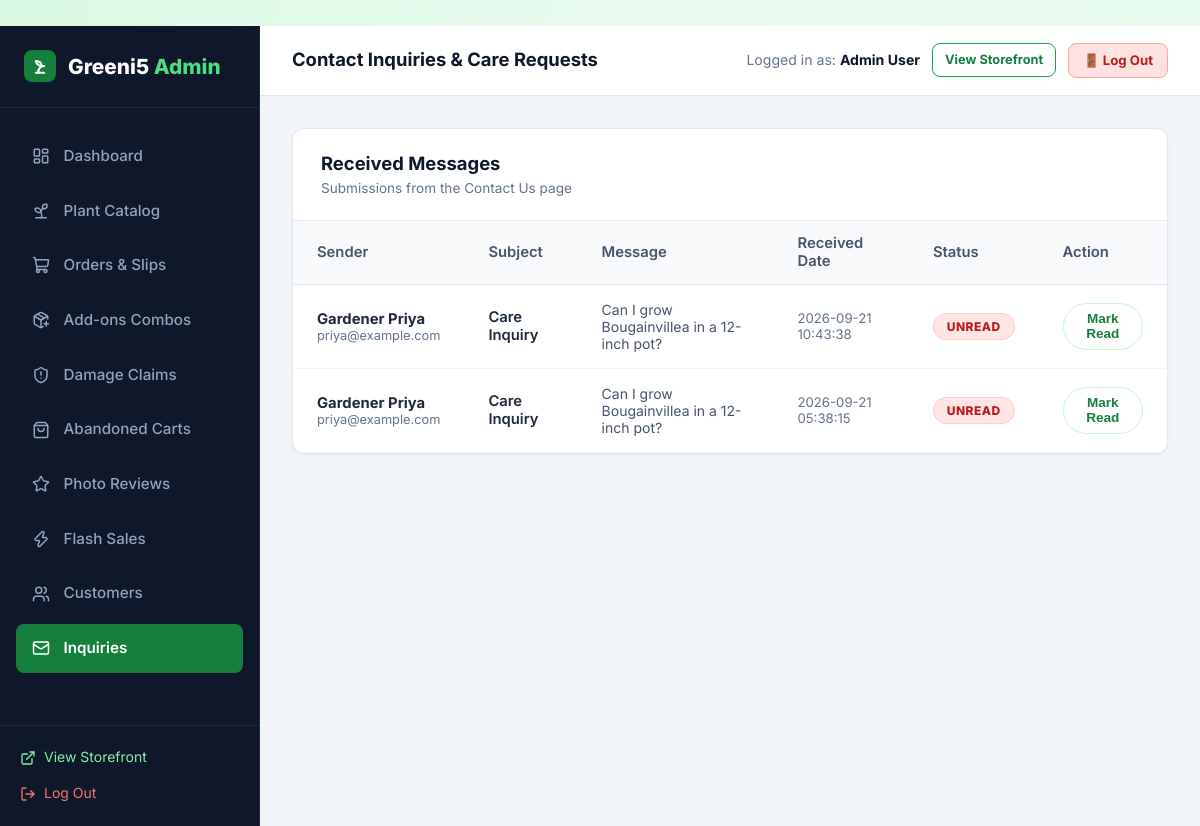
The app's page /admin/messages (signed in), older data.
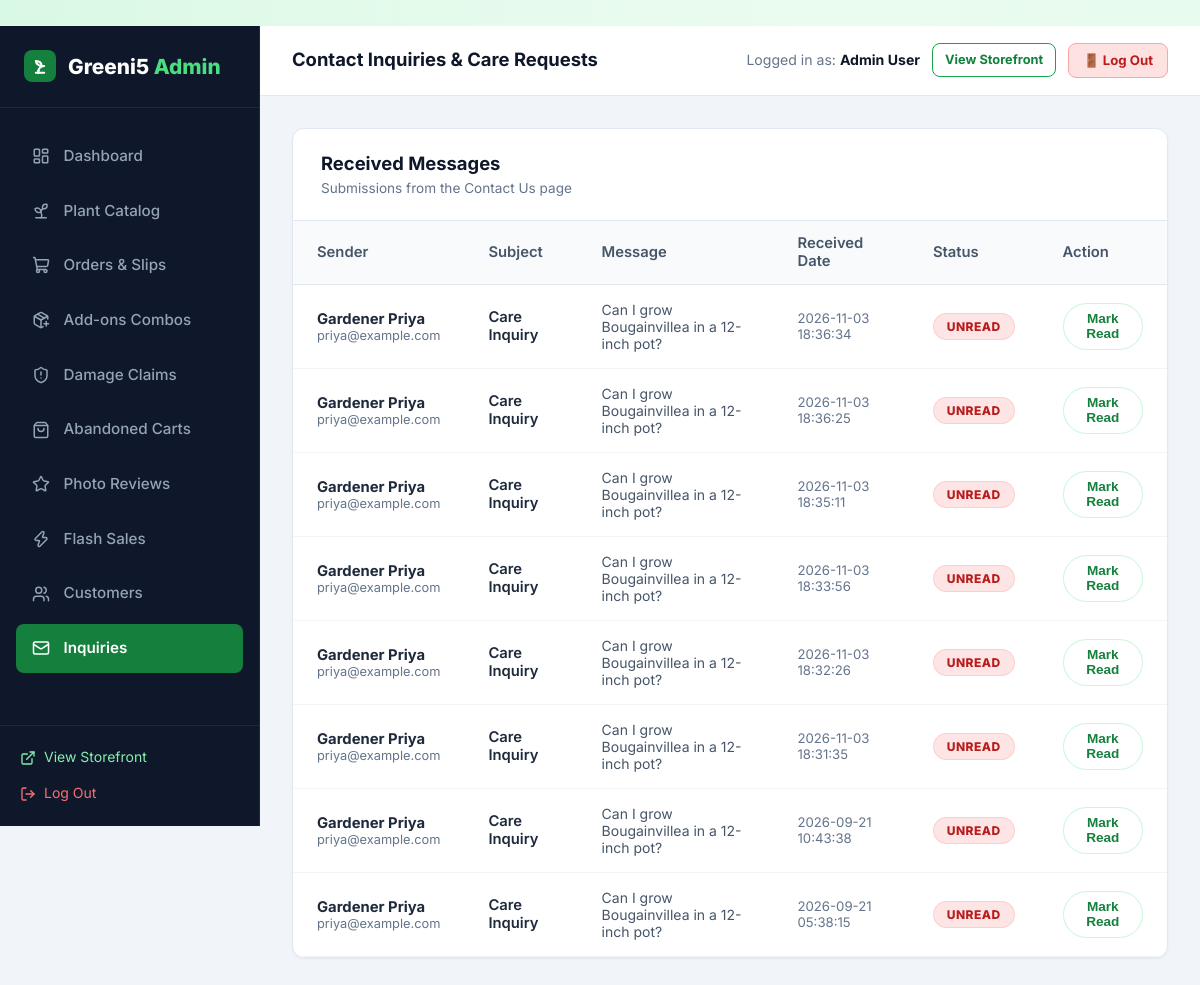
The same page, newer data.
### tables this page shows
CREATE TABLE users (
    id INTEGER PRIMARY KEY AUTOINCREMENT,
    name TEXT NOT NULL,
    email TEXT UNIQUE NOT NULL,
    password_hash TEXT NOT NULL,
    role TEXT NOT NULL DEFAULT 'customer',
    phone TEXT,
    created_at TIMESTAMP DEFAULT CURRENT_TIMESTAMP
);

CREATE TABLE contact_messages (
    id INTEGER PRIMARY KEY AUTOINCREMENT,
    name TEXT NOT NULL,
    email TEXT NOT NULL,
    subject TEXT NOT NULL,
    message TEXT NOT NULL,
    is_read INTEGER DEFAULT 0,
    created_at TIMESTAMP DEFAULT CURRENT_TIMESTAMP
);

### app.py (the view)
@app.route('/admin/messages')
@admin_required
def admin_messages():
    messages = query_db('SELECT * FROM contact_messages ORDER BY created_at DESC')
    return render_template('admin/messages.html', messages=messages)

### app.py (called while the page is built)
@app.after_request
def add_cache_control_headers(response):
    if response.content_type and 'text/html' in response.content_type:
        response.headers['Cache-Control'] = 'no-cache, no-store, must-revalidate, max-age=0'
        response.headers['Pragma'] = 'no-cache'
        response.headers['Expires'] = '0'
    return response

def admin_required(f):
    @wraps(f)
    def decorated_function(*args, **kwargs):
        if 'user_id' not in session:
            flash('Admin authentication required.', 'warning')
            return redirect(url_for('login', next=request.full_path.rstrip('?')))
        user = query_db('SELECT role FROM users WHERE id = ?', (session['user_id'],), one=True)
        if not user or user['role'] != 'admin':
            flash('Access denied. Administrator privileges required.', 'danger')
            return redirect(url_for('index'))
        return f(*args, **kwargs)
    return decorated_function

### database.py (called while the page is built)
def get_db():
    db = getattr(g, '_database', None)
    if db is None:
        db = g._database = sqlite3.connect(DATABASE)
        db.row_factory = sqlite3.Row
        db.execute('PRAGMA foreign_keys = ON;')
    return db

def query_db(query, args=(), one=False):
    cur = get_db().execute(query, args)
    rv = cur.fetchall()
    cur.close()
    return (rv[0] if rv else None) if one else rv

### templates/admin/messages.html (shortened to what this page needs)
﻿{% extends "admin/base_admin.html" %}
{% block page_title %}Contact Inquiries & Care Requests{% endblock %}
{% block admin_content %}
<div class="admin-card">
  <div class="admin-card-header">
    <div>
      <h3>Received Messages</h3>
      <p style="font-size: 0.85rem; color: #64748b;">Submissions from the Contact Us page</p>
    </div>
  </div>
  <div class="table-responsive">
    <table class="admin-table">
      <thead>
        <tr>
          <th>Sender</th>
          <th>Subject</th>
          <th>Message</th>
          <th>Received Date</th>
          <th>Status</th>
          <th>Action</th>
        </tr>
      </thead>
      <tbody>
        {% if messages %}
          {% for msg in messages %}
            <tr>
              <td>
                <div style="font-weight: 700;">{{ msg.name }}</div>
                <div style="font-size: 0.8rem; color: #64748b;">{{ msg.email }}</div>
              </td>
              <td style="font-weight: 600;">{{ msg.subject }}</td>
              <td style="max-width: 320px; font-size: 0.875rem; color: #475569;">{{ msg.message }}</td>
              <td style="font-size: 0.825rem; color: #64748b;">{{ msg.created_at }}</td>
              <td>
                {% if msg.is_read %}
                  <span class="badge badge-stock-in">Read</span>
                {% else %}
                  <span class="badge badge-discount">Unread</span>
                {% endif %}
              </td>
              <td>
                {% if not msg.is_read %}
                  <form action="{{ url_for('admin_message_mark_read', msg_id=msg.id) }}" method="POST">
                    <button type="submit" class="btn btn-secondary btn-sm">Mark Read</button>
                  </form>
                {% else %}
                  <span style="font-size: 0.8rem; color: #94a3b8;">✓ Closed</span>
                {% endif %}
              </td>
            </tr>
          {% endfor %}
        {% else %}
          <tr>
            <td colspan="6" style="text-align: center; padding: 3rem; color: #64748b;">
              No contact messages received yet.
            </td>
          </tr>
        {% endif %}
      </tbody>
    </table>
  </div>
</div>
{% endblock %}

### templates/admin/base_admin.html (shortened to what this page needs)
<!DOCTYPE html>
<html lang="en">
<head>
  <link rel="stylesheet" href="{{ url_for('static', filename='css/style.css') }}?v={{ asset_version }}">
  <link rel="stylesheet" href="{{ url_for('static', filename='css/admin.css') }}?v={{ asset_version }}">
</head>
<body>
<div class="admin-layout">
  <aside class="admin-sidebar">
    <div class="admin-brand">
      <div class="leaf-icon" style="width: 32px; height: 32px; background: #15803d; border-radius: 8px; display: flex; align-items: center; justify-content: center; color: white;">
        <svg width="20" height="20" viewBox="0 0 24 24" fill="none" stroke="#ffffff" stroke-width="2.4" stroke-linecap="round" stroke-linejoin="round">
          <path d="M7 20h10"/>
          <path d="M10 20c0-4.4 2-8 7-8"/>
          <path d="M14 12c-3.5 0-6.5-2.5-7-6 4 0 7 2 7 6Z" fill="rgba(255,255,255,0.25)"/>
          <path d="M10 20v-3"/>
        </svg>
      </div>
      <div>Greeni5 <span>Admin</span></div>
    </div>
    <ul class="admin-nav">
      <li>
        <a href="{{ url_for('admin_dashboard') }}" class="{{ 'active' if request.endpoint == 'admin_dashboard' else '' }}">
          <i data-lucide="layout-dashboard" style="width: 18px;"></i> Dashboard
        </a>
      </li>
      <li>
        <a href="{{ url_for('admin_plants') }}" class="{{ 'active' if request.endpoint in ['admin_plants', 'admin_plant_add', 'admin_plant_edit'] else '' }}">
          <i data-lucide="sprout" style="width: 18px;"></i> Plant Catalog
        </a>
      </li>
      <li>
        <a href="{{ url_for('admin_orders') }}" class="{{ 'active' if request.endpoint == 'admin_orders' else '' }}">
          <i data-lucide="shopping-cart" style="width: 18px;"></i> Orders & Slips
        </a>
      </li>
      <li>
        <a href="{{ url_for('admin_addons') }}" class="{{ 'active' if request.endpoint == 'admin_addons' else '' }}">
          <i data-lucide="package-plus" style="width: 18px;"></i> Add-ons Combos
        </a>
      </li>
      <li>
        <a href="{{ url_for('admin_replacements') }}" class="{{ 'active' if request.endpoint == 'admin_replacements' else '' }}">
          <i data-lucide="shield-alert" style="width: 18px;"></i> Damage Claims
        </a>
      </li>
      <li>
        <a href="{{ url_for('admin_abandoned_carts') }}" class="{{ 'active' if request.endpoint == 'admin_abandoned_carts' else '' }}">
          <i data-lucide="shopping-bag" style="width: 18px;"></i> Abandoned Carts
        </a>
      </li>
      <li>
        <a href="{{ url_for('admin_reviews') }}" class="{{ 'active' if request.endpoint == 'admin_reviews' else '' }}">
          <i data-lucide="star" style="width: 18px;"></i> Photo Reviews
        </a>
      </li>
      <li>
        <a href="{{ url_for('admin_promotions') }}" class="{{ 'active' if request.endpoint == 'admin_promotions' else '' }}">
          <i data-lucide="zap" style="width: 18px;"></i> Flash Sales
        </a>
      </li>
      <li>
        <a href="{{ url_for('admin_customers') }}" class="{{ 'active' if request.endpoint == 'admin_customers' else '' }}">
          <i data-lucide="users" style="width: 18px;"></i> Customers
        </a>
      </li>
      <li>
        <a href="{{ url_for('admin_messages') }}" class="{{ 'active' if request.endpoint == 'admin_messages' else '' }}">
          <i data-lucide="mail" style="width: 18px;"></i> Inquiries
        </a>
      </li>
    </ul>
    <div class="admin-sidebar-footer">
      <a href="{{ url_for('index') }}" style="display: flex; align-items: center; gap: 0.5rem; color: #86efac; font-size: 0.875rem; margin-bottom: 0.75rem;">
        <i data-lucide="external-link" style="width: 16px;"></i> View Storefront
      </a>
      <a href="{{ url_for('logout') }}" style="display: flex; align-items: center; gap: 0.5rem; color: #f87171; font-size: 0.875rem;">
        <i data-lucide="log-out" style="width: 16px;"></i> Log Out
      </a>
    </div>
  </aside>
  <div class="admin-main">
    <header class="admin-topbar">
      <div style="font-weight: 700; font-size: 1.15rem; color: #0f172a;">
        {% block page_title %}Overview Dashboard{% endblock %}
      </div>
      <div style="display: flex; align-items: center; gap: 0.75rem;">
        <span style="font-size: 0.88rem; color: #64748b;">Logged in as: <strong style="color: #0f172a;">{{ current_user.name }}</strong></span>
        <a href="{{ url_for('index') }}" class="btn btn-outline btn-sm" style="font-size: 0.8rem; padding: 6px 12px; border-radius: 8px;">
          View Storefront
        </a>
        <a href="{{ url_for('logout') }}" class="btn btn-sm" style="background: #fee2e2; color: #b91c1c; border: 1.5px solid #fca5a5; font-size: 0.825rem; padding: 6px 14px; border-radius: 8px; font-weight: 700; text-decoration: none;">
          🚪 Log Out
        </a>
      </div>
    </header>
    <main class="admin-content">
      {% block admin_content %}{% endblock %}
    </main>
  </div>
</div>
</body>
</html>

### static/css/style.css (style rules this page uses)
:root { --primary: #16a34a; --primary-hover: #15803d; --primary-glow: rgba(34, 197, 94, 0.4); --primary-light: rgba(220, 252, 231, 0.7); --primary-border: rgba(187, 247, 208, 0.8); --accent: #f59e0b; --text-main: #0e331c; --text-muted: #3d5e49; --text-light: #73947f; --glass-bg: rgba(255, 255, 255, 0.75); --glass-bg-hover: rgba(255, 255, 255, 0.9); --glass-bg-subtle: rgba(240, 253, 244, 0.65); --glass-border: rgba(255, 255, 255, 0.85); --glass-border-green: rgba(134, 239, 172, 0.5); --glass-shadow: 0 10px 30px 0 rgba(22, 101, 52, 0.07), inset 0 1px 1px 0 rgba(255, 255, 255, 0.9); --glass-shadow-hover: 0 18px 40px 0 rgba(22, 163, 74, 0.16), inset 0 1px 2px 0 rgba(255, 255, 255, 1); --glass-blur: blur(16px); --radius-sm: 10px; --radius: 16px; --radius-lg: 24px; --radius-full: 9999px; --transition: all 0.3s cubic-bezier(0.16, 1, 0.3, 1); }
*, *::before, *::after { box-sizing: border-box; margin: 0; padding: 0; }
body { font-family: 'Inter', system-ui, -apple-system, BlinkMacSystemFont, "Segoe UI", Roboto, sans-serif; background-color: #f1fbf4; background-image: radial-gradient(at 0% 0%, rgba(187, 247, 208, 0.45) 0px, transparent 50%), radial-gradient(at 100% 0%, rgba(220, 252, 231, 0.5) 0px, transparent 50%), radial-gradient(at 50% 50%, rgba(240, 253, 244, 0.6) 0px, transparent 60%), radial-gradient(at 100% 100%, rgba(187, 247, 208, 0.4) 0px, transparent 50%); background-attachment: fixed; color: var(--text-main); line-height: 1.6; min-height: 100vh; display: flex; flex-direction: column; }
a { color: inherit; text-decoration: none; transition: var(--transition); }
.btn { display: inline-flex; align-items: center; justify-content: center; gap: 0.5rem; padding: 0.72rem 1.6rem; border-radius: var(--radius-full); font-weight: 700; font-size: 0.95rem; border: 1px solid transparent; cursor: pointer; position: relative; overflow: hidden; transition: var(--transition); }
.btn-outline { background: rgba(255, 255, 255, 0.7); backdrop-filter: blur(8px); border: 1.5px solid var(--primary); color: #15803d; box-shadow: var(--shadow-sm); }
.btn-secondary { background: rgba(255, 255, 255, 0.85); backdrop-filter: blur(8px); color: #15803d; border: 1.5px solid var(--primary-border); box-shadow: var(--shadow-sm); }
.btn-sm { padding: 0.45rem 1.05rem; font-size: 0.85rem; }
.badge { display: inline-flex; align-items: center; gap: 0.25rem; padding: 0.3rem 0.8rem; border-radius: var(--radius-full); font-size: 0.75rem; font-weight: 800; text-transform: uppercase; letter-spacing: 0.5px; backdrop-filter: blur(8px); }
.badge-discount { background: rgba(254, 226, 226, 0.88); color: #b91c1c; border: 1px solid rgba(254, 202, 202, 0.8); }

Row changes from the older to the newer data that the page shows:
added contact_messages: name "Gardener Priya", email "priya@example.com", subject "Care Inquiry", message "Can I grow Bougainvillea in a 12-inch pot?", created_at "2026-11-03 18:36:34", is_read "UNREAD"
added contact_messages: name "Gardener Priya", email "priya@example.com", subject "Care Inquiry", message "Can I grow Bougainvillea in a 12-inch pot?", created_at "2026-11-03 18:36:25", is_read "UNREAD"
added contact_messages: name "Gardener Priya", email "priya@example.com", subject "Care Inquiry", message "Can I grow Bougainvillea in a 12-inch pot?", created_at "2026-11-03 18:35:11", is_read "UNREAD"
added contact_messages: name "Gardener Priya", email "priya@example.com", subject "Care Inquiry", message "Can I grow Bougainvillea in a 12-inch pot?", created_at "2026-11-03 18:33:56", is_read "UNREAD"
added contact_messages: name "Gardener Priya", email "priya@example.com", subject "Care Inquiry", message "Can I grow Bougainvillea in a 12-inch pot?", created_at "2026-11-03 18:32:26", is_read "UNREAD"
added contact_messages: name "Gardener Priya", email "priya@example.com", subject "Care Inquiry", message "Can I grow Bougainvillea in a 12-inch pot?", created_at "2026-11-03 18:31:35", is_read "UNREAD"
